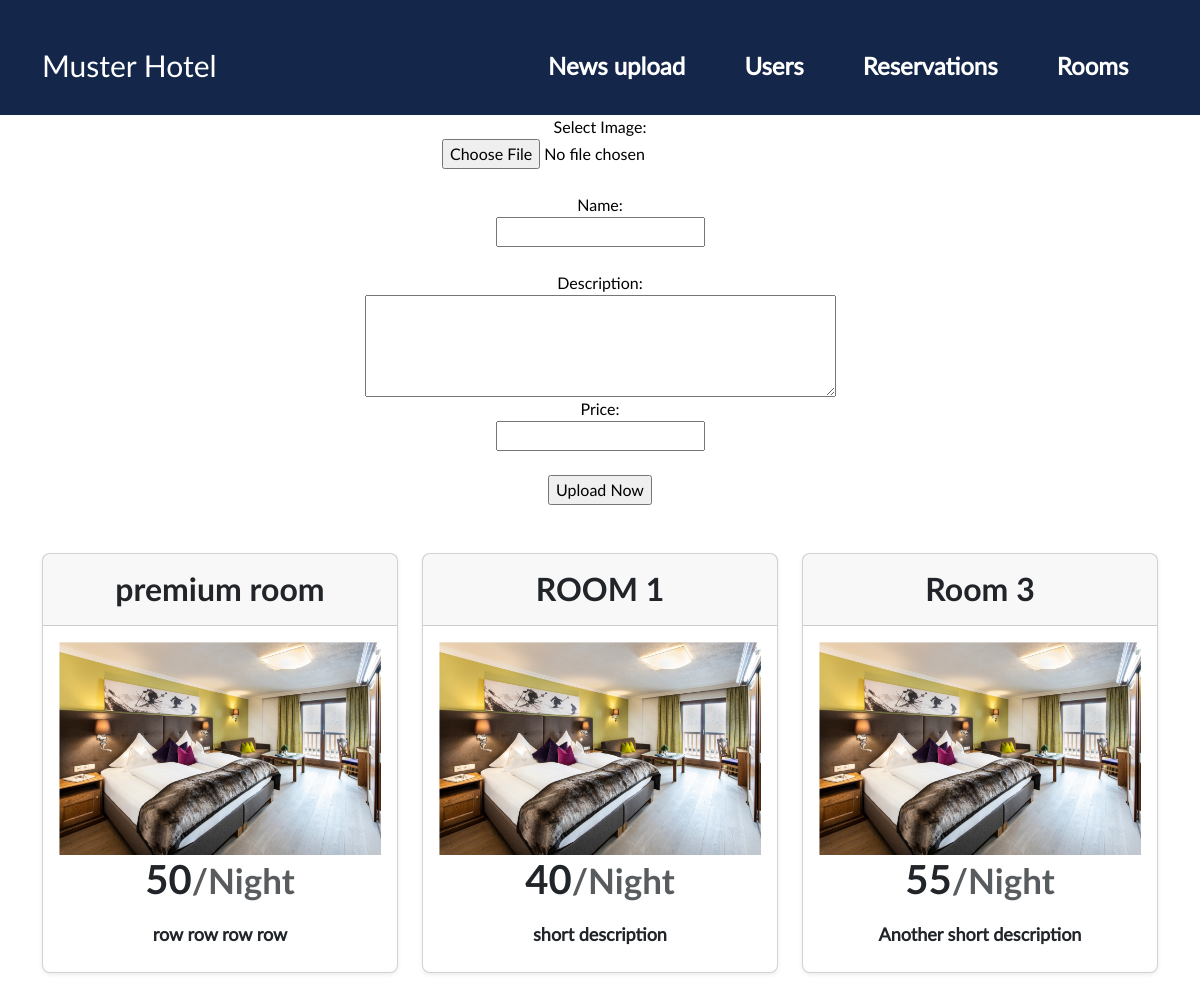
Before: /admin/rooms.php with the older database file.
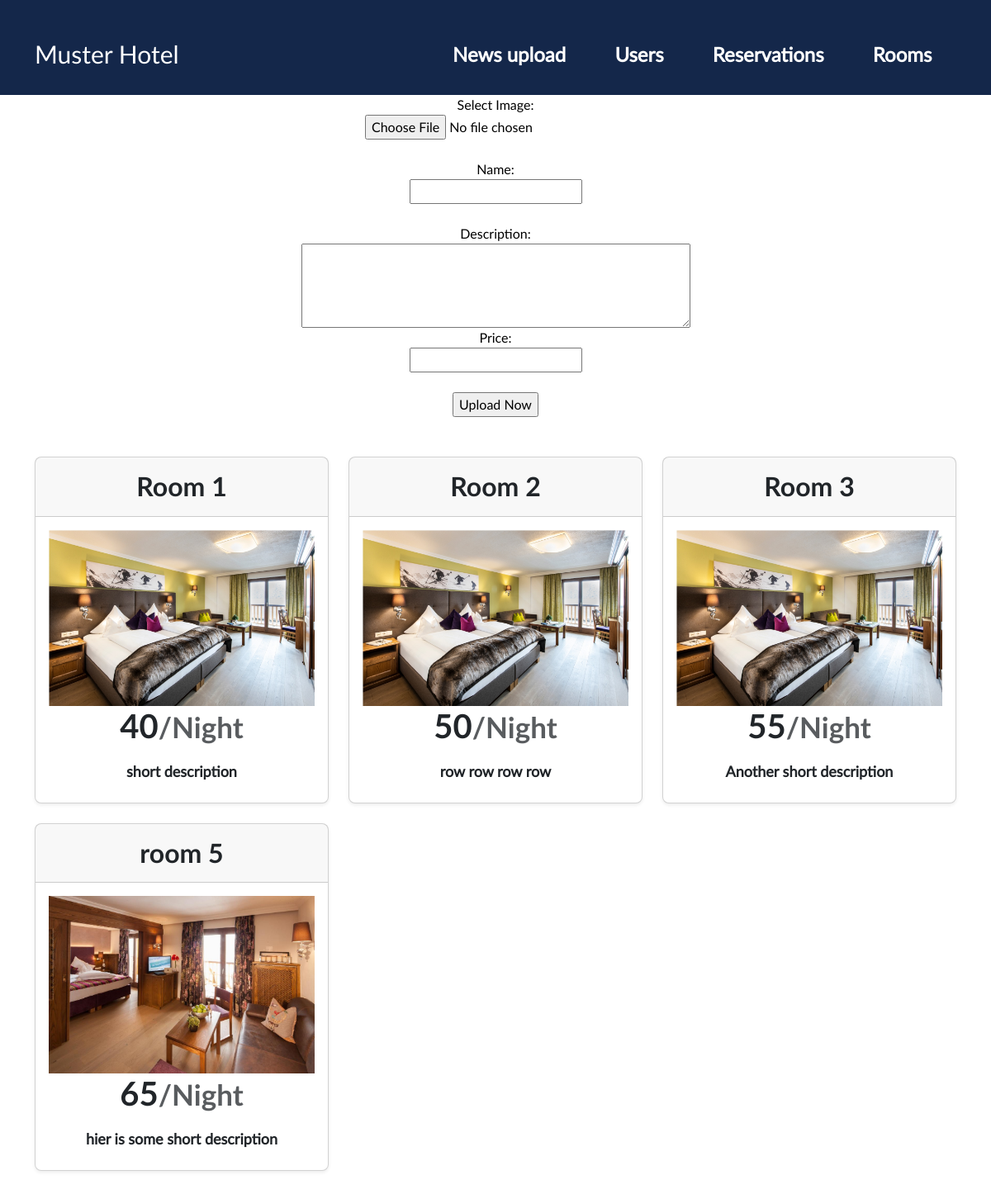
After: the same page with the newer database file.
### tables this page shows
CREATE TABLE `room` (
  `roomId` int(11) NOT NULL,
  `roomName` varchar(255) NOT NULL,
  `roomDescription` text NOT NULL,
  `roomPrice` int(11) NOT NULL,
  `roomImg` varchar(255) DEFAULT NULL
);

### admin/rooms.php (the view)
<?php
    require("../includes/dbh.php");
    $sql = "Select * From room";
    $result = mysqli_query($conn, $sql);
    include("header.php");
    include("navbar.php");
?>
<form method="POST" action="../includes/process-room-upload.php" enctype="multipart/form-data">
    Select Image: <input type="file" name="image"><br>
    Name: <input type="text" name="name"><br>
    Description: <textarea name="description" rows="4" cols="50"></textarea>
    Price: <input type="text" name="price"><br>
    <input type="submit" name="upload" value="Upload Now">
</form>
<div class="container mt-5">
    <div class="row row-cols-1 row-cols-md-3 mb-3 text-center">
        <?php
            while ($row = mysqli_fetch_assoc($result)) {
        ?>
        <div class="col">
            <div class="card mb-4 rounded-3 shadow-sm">
                <div class="card-header py-3">
                    <h4 class="my-0 fw-normal"><?php echo $row["roomName"]?></h4>
                </div>
                <div class="card-body">
                    <div id="room-img"><img src="<?php echo "../" . $row["roomImg"]?>" class="img-fluid"></div>
                    <h1 class="card-title pricing-card-title"><?php echo $row["roomPrice"]?><small
                            class="text-body-secondary fw-light">/Night</small></h1>
                    <p class="card-title" style="font-weight: bold;">
                    <?php
                        $fullTitle = htmlspecialchars($row['roomDescription']);
                        $preview = substr($fullTitle, 0, 100);
                        echo $preview . (strlen($fullTitle) > 100 ? '...' : '');
                    ?>
                </p>
                </div>
            </div>
        </div>
        <?php
            }
        ?>
    </div>
</div>

### admin/header.php (shortened to what this page needs)
<!doctype html>
<html lang="en">
  <head>
    <link href="https://cdn.jsdelivr.net/npm/bootstrap@5.3.3/dist/css/bootstrap.min.css" rel="stylesheet"
>
    <link rel="stylesheet" href="../my.css/style.css">
  </head>
  <body>

### admin/navbar.php (shortened to what this page needs)
<header>
    <nav class="navbar navbar-expand-lg">
        <div class="container mt-3">
            <a class="navbar-brand text-white" href="../admin/admin.php">Muster Hotel</a>
            <div class="collapse navbar-collapse" id="navbarNav">
                <ul class="navbar-nav ms-auto ">
                    <li class="nav-item">
                        <a class="nav-link text-white" href="news_upload.php">News upload</a>
                    </li>
                    <li class="nav-item">
                        <a class="nav-link text-white" href="users.php">Users</a>
                    </li>
                    <li class="nav-item">
                        <a class="nav-link text-white" href="reservation_confirmation.php">Reservations</a>
                    </li>
                    <li class="nav-item">
                        <a class="nav-link text-white" href="rooms.php">Rooms</a>
                    </li>
                </ul>
            </div>
        </div>
    </nav>
</header>

### my.css/style.css (style rules this page uses)
:root { --c-white: #ffffff; --c-dirty-white: #f7f7f7; --c-gray: #2a2c2f; --c-dark-blue: #14274a; --c-beige: #e0b973; --c-black: #000000; --font-header: "LatoHeader", sans-serif; --font-body: "LatoBody", sans-serif; --box-shadow: 0px 15px 25px rgb(0, 0, 0, 0.8); --transition: all 0.5s ease; --font-size-h1: clamp(3.5rem, 5vw, 6rem); --font-size-h2: clamp(2.75rem, 4vw, 5rem); --font-size-h3: clamp(2rem, 3.5vw, 3.5rem); --font-size-h4: clamp(1.5rem, 3vw, 2rem); --font-size-h5: clamp(1.25rem, 2.5vw, 2rem); --font-size-h6: clamp(1rem, 2vw, 1.5rem); --font-size-body: clamp(1rem, 2vw, 1.125rem); --font-size-small: clamp(0.875rem, 1.5vw, 1rem); --font-size-btn: clamp(0.875rem, 1.5vw, 1rem); --font-size-footer: clamp(0.75rem, 1vw, 0.875rem); }
body { font-family: var(--font-body); background-color: var(--c-white); color: var(--c-black); max-width: 100vw; }
.navbar { background-color: var(--c-dark-blue); }
.navbar-brand { font-size: var(--font-size-h5); }
.nav-item { margin: 0.25em 0.40em 0.25em 0.40em; padding: 0.4em 0.5em 0.4em 0.5em; border: none; font-weight: bold; font-size: var(--font-size-h6); }
.nav-link { text-decoration: none; border-radius: 10px; transition: var(--transform); }
p { font-size: var(--font-size-body); margin-top: 1em; }
a { text-decoration: none; color: var(--c-beige); font-size: var(--font-size-body); }
h1, h2, h3, h4, h5, h6, .h1, .h2, .h3, .h4, .h5, .h6 { font-family: var(--font-header); }
h4, .h4 { margin-top: 0.5em; margin-bottom: 1em; font-weight: 200; font-size: var(--font-size-h4); }
form { display: flex; flex-direction: column; justify-content: center; align-items: center; }

Changed rows visible on the page:
removed room: roomName "premium room", roomImg (picture), roomPrice "50", roomDescription "row row row row"
changed room "short description": roomName "ROOM 1" → "Room 1"
added room: roomName "Room 2", roomImg (picture), roomPrice "50", roomDescription "row row row row"
added room: roomName "room 5", roomImg (picture), roomPrice "65", roomDescription "hier is some short description"
